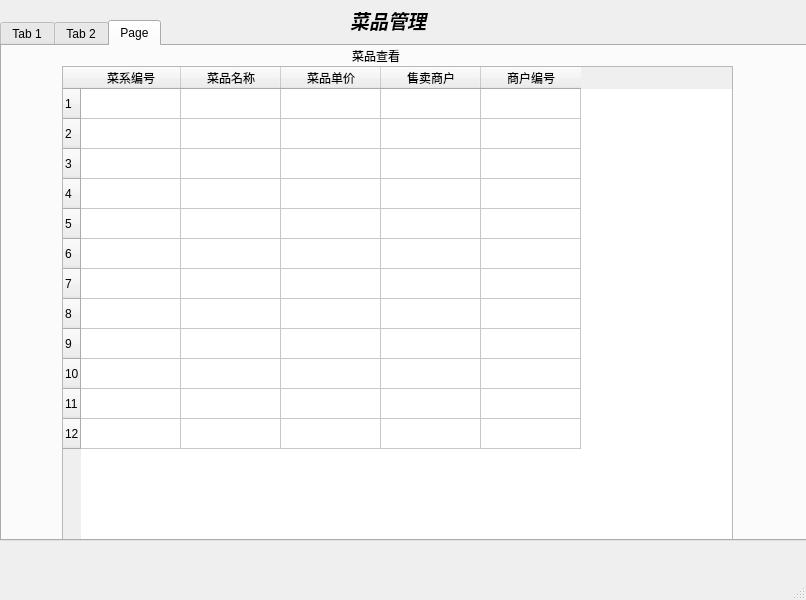
<?xml version="1.0" encoding="UTF-8"?>
<ui version="4.0">
 <class>MainWindow</class>
 <widget class="QMainWindow" name="MainWindow">
  <property name="geometry">
   <rect>
    <x>0</x>
    <y>0</y>
    <width>806</width>
    <height>600</height>
   </rect>
  </property>
  <property name="windowTitle">
   <string>MainWindow</string>
  </property>
  <widget class="QWidget" name="centralwidget">
   <widget class="QLabel" name="label">
    <property name="geometry">
     <rect>
      <x>350</x>
      <y>-10</y>
      <width>101</width>
      <height>61</height>
     </rect>
    </property>
    <property name="text">
     <string>&lt;html&gt;&lt;head/&gt;&lt;body&gt;&lt;p&gt;&lt;span style=&quot; font-size:14pt; font-weight:600; font-style:italic;&quot;&gt;菜品管理&lt;/span&gt;&lt;/p&gt;&lt;/body&gt;&lt;/html&gt;</string>
    </property>
   </widget>
   <widget class="QTabWidget" name="tabWidget">
    <property name="geometry">
     <rect>
      <x>0</x>
      <y>20</y>
      <width>811</width>
      <height>521</height>
     </rect>
    </property>
    <property name="toolTip">
     <string>&lt;html&gt;&lt;head/&gt;&lt;body&gt;&lt;p&gt;添加菜品&lt;/p&gt;&lt;/body&gt;&lt;/html&gt;</string>
    </property>
    <property name="whatsThis">
     <string>&lt;html&gt;&lt;head/&gt;&lt;body&gt;&lt;p&gt;添加菜品&lt;/p&gt;&lt;/body&gt;&lt;/html&gt;</string>
    </property>
    <property name="currentIndex">
     <number>2</number>
    </property>
    <widget class="QWidget" name="tab">
     <attribute name="title">
      <string>Tab 1</string>
     </attribute>
     <widget class="QComboBox" name="comboBox">
      <property name="geometry">
       <rect>
        <x>80</x>
        <y>70</y>
        <width>87</width>
        <height>22</height>
       </rect>
      </property>
      <item>
       <property name="text">
        <string>1</string>
       </property>
      </item>
      <item>
       <property name="text">
        <string>2</string>
       </property>
      </item>
      <item>
       <property name="text">
        <string>3</string>
       </property>
      </item>
      <item>
       <property name="text">
        <string>4</string>
       </property>
      </item>
     </widget>
     <widget class="QComboBox" name="comboBox_2">
      <property name="geometry">
       <rect>
        <x>80</x>
        <y>170</y>
        <width>87</width>
        <height>22</height>
       </rect>
      </property>
      <item>
       <property name="text">
        <string>1</string>
       </property>
      </item>
      <item>
       <property name="text">
        <string>2</string>
       </property>
      </item>
      <item>
       <property name="text">
        <string>3</string>
       </property>
      </item>
      <item>
       <property name="text">
        <string>4</string>
       </property>
      </item>
     </widget>
     <widget class="QLabel" name="label_2">
      <property name="geometry">
       <rect>
        <x>90</x>
        <y>40</y>
        <width>72</width>
        <height>15</height>
       </rect>
      </property>
      <property name="text">
       <string>选择食堂</string>
      </property>
     </widget>
     <widget class="QLabel" name="label_3">
      <property name="geometry">
       <rect>
        <x>90</x>
        <y>150</y>
        <width>72</width>
        <height>15</height>
       </rect>
      </property>
      <property name="text">
       <string>选择档口</string>
      </property>
     </widget>
     <widget class="QComboBox" name="comboBox_3">
      <property name="geometry">
       <rect>
        <x>80</x>
        <y>300</y>
        <width>87</width>
        <height>22</height>
       </rect>
      </property>
      <item>
       <property name="text">
        <string>1</string>
       </property>
      </item>
      <item>
       <property name="text">
        <string>2</string>
       </property>
      </item>
      <item>
       <property name="text">
        <string>3</string>
       </property>
      </item>
      <item>
       <property name="text">
        <string>4</string>
       </property>
      </item>
     </widget>
     <widget class="QLabel" name="label_4">
      <property name="geometry">
       <rect>
        <x>90</x>
        <y>280</y>
        <width>72</width>
        <height>15</height>
       </rect>
      </property>
      <property name="text">
       <string>菜品种类</string>
      </property>
     </widget>
     <widget class="QLabel" name="label_5">
      <property name="geometry">
       <rect>
        <x>360</x>
        <y>40</y>
        <width>72</width>
        <height>15</height>
       </rect>
      </property>
      <property name="text">
       <string>菜品名称</string>
      </property>
     </widget>
     <widget class="QLabel" name="label_6">
      <property name="geometry">
       <rect>
        <x>350</x>
        <y>160</y>
        <width>72</width>
        <height>15</height>
       </rect>
      </property>
      <property name="text">
       <string>菜品编号</string>
      </property>
     </widget>
     <widget class="QPushButton" name="pushButton">
      <property name="geometry">
       <rect>
        <x>670</x>
        <y>370</y>
        <width>91</width>
        <height>81</height>
       </rect>
      </property>
      <property name="text">
       <string>添加</string>
      </property>
     </widget>
     <widget class="QTextEdit" name="textEdit">
      <property name="geometry">
       <rect>
        <x>340</x>
        <y>70</y>
        <width>101</width>
        <height>61</height>
       </rect>
      </property>
     </widget>
     <widget class="QTextEdit" name="textEdit_2">
      <property name="geometry">
       <rect>
        <x>330</x>
        <y>180</y>
        <width>101</width>
        <height>41</height>
       </rect>
      </property>
     </widget>
     <widget class="QTextEdit" name="textEdit_5">
      <property name="geometry">
       <rect>
        <x>330</x>
        <y>290</y>
        <width>104</width>
        <height>31</height>
       </rect>
      </property>
     </widget>
     <widget class="QLabel" name="label_7">
      <property name="geometry">
       <rect>
        <x>350</x>
        <y>270</y>
        <width>72</width>
        <height>15</height>
       </rect>
      </property>
      <property name="text">
       <string>菜品价格</string>
      </property>
     </widget>
    </widget>
    <widget class="QWidget" name="tab_2">
     <attribute name="title">
      <string>Tab 2</string>
     </attribute>
     <widget class="QComboBox" name="comboBox_6">
      <property name="geometry">
       <rect>
        <x>80</x>
        <y>170</y>
        <width>87</width>
        <height>22</height>
       </rect>
      </property>
      <item>
       <property name="text">
        <string>1</string>
       </property>
      </item>
      <item>
       <property name="text">
        <string>2</string>
       </property>
      </item>
      <item>
       <property name="text">
        <string>3</string>
       </property>
      </item>
      <item>
       <property name="text">
        <string>4</string>
       </property>
      </item>
     </widget>
     <widget class="QComboBox" name="comboBox_5">
      <property name="geometry">
       <rect>
        <x>80</x>
        <y>290</y>
        <width>87</width>
        <height>22</height>
       </rect>
      </property>
      <item>
       <property name="text">
        <string>1</string>
       </property>
      </item>
      <item>
       <property name="text">
        <string>2</string>
       </property>
      </item>
      <item>
       <property name="text">
        <string>3</string>
       </property>
      </item>
      <item>
       <property name="text">
        <string>4</string>
       </property>
      </item>
     </widget>
     <widget class="QComboBox" name="comboBox_4">
      <property name="geometry">
       <rect>
        <x>80</x>
        <y>70</y>
        <width>87</width>
        <height>22</height>
       </rect>
      </property>
      <item>
       <property name="text">
        <string>1</string>
       </property>
      </item>
      <item>
       <property name="text">
        <string>2</string>
       </property>
      </item>
      <item>
       <property name="text">
        <string>3</string>
       </property>
      </item>
      <item>
       <property name="text">
        <string>4</string>
       </property>
      </item>
     </widget>
     <widget class="QLabel" name="label_8">
      <property name="geometry">
       <rect>
        <x>90</x>
        <y>50</y>
        <width>72</width>
        <height>15</height>
       </rect>
      </property>
      <property name="text">
       <string>选择食堂</string>
      </property>
     </widget>
     <widget class="QLabel" name="label_9">
      <property name="geometry">
       <rect>
        <x>90</x>
        <y>140</y>
        <width>72</width>
        <height>15</height>
       </rect>
      </property>
      <property name="text">
       <string>选择档口</string>
      </property>
     </widget>
     <widget class="QLabel" name="label_10">
      <property name="geometry">
       <rect>
        <x>80</x>
        <y>270</y>
        <width>72</width>
        <height>15</height>
       </rect>
      </property>
      <property name="text">
       <string>菜品种类</string>
      </property>
     </widget>
     <widget class="QLabel" name="label_11">
      <property name="geometry">
       <rect>
        <x>380</x>
        <y>20</y>
        <width>72</width>
        <height>15</height>
       </rect>
      </property>
      <property name="text">
       <string>菜品名称</string>
      </property>
     </widget>
     <widget class="QTextEdit" name="textEdit_3">
      <property name="geometry">
       <rect>
        <x>360</x>
        <y>50</y>
        <width>101</width>
        <height>61</height>
       </rect>
      </property>
     </widget>
     <widget class="QLabel" name="label_12">
      <property name="geometry">
       <rect>
        <x>380</x>
        <y>180</y>
        <width>72</width>
        <height>15</height>
       </rect>
      </property>
      <property name="text">
       <string>菜品编号</string>
      </property>
     </widget>
     <widget class="QTextEdit" name="textEdit_4">
      <property name="geometry">
       <rect>
        <x>360</x>
        <y>210</y>
        <width>101</width>
        <height>41</height>
       </rect>
      </property>
     </widget>
     <widget class="QPushButton" name="pushButton_2">
      <property name="geometry">
       <rect>
        <x>630</x>
        <y>330</y>
        <width>111</width>
        <height>101</height>
       </rect>
      </property>
      <property name="text">
       <string>删除</string>
      </property>
     </widget>
    </widget>
    <widget class="QWidget" name="tab_3">
     <attribute name="title">
      <string>Page</string>
     </attribute>
     <widget class="QLabel" name="label_13">
      <property name="geometry">
       <rect>
        <x>350</x>
        <y>0</y>
        <width>72</width>
        <height>20</height>
       </rect>
      </property>
      <property name="text">
       <string>菜品查看</string>
      </property>
     </widget>
     <widget class="QTableWidget" name="tableWidget">
      <property name="geometry">
       <rect>
        <x>60</x>
        <y>20</y>
        <width>671</width>
        <height>491</height>
       </rect>
      </property>
      <row>
       <property name="text">
        <string>1</string>
       </property>
      </row>
      <row>
       <property name="text">
        <string>2</string>
       </property>
      </row>
      <row>
       <property name="text">
        <string>3</string>
       </property>
      </row>
      <row>
       <property name="text">
        <string>4</string>
       </property>
      </row>
      <row>
       <property name="text">
        <string>5</string>
       </property>
      </row>
      <row>
       <property name="text">
        <string>6</string>
       </property>
      </row>
      <row>
       <property name="text">
        <string>7</string>
       </property>
      </row>
      <row>
       <property name="text">
        <string>8</string>
       </property>
      </row>
      <row>
       <property name="text">
        <string>9</string>
       </property>
      </row>
      <row>
       <property name="text">
        <string>10</string>
       </property>
      </row>
      <row>
       <property name="text">
        <string>11</string>
       </property>
      </row>
      <row>
       <property name="text">
        <string>12</string>
       </property>
      </row>
      <column>
       <property name="text">
        <string>菜系编号</string>
       </property>
      </column>
      <column>
       <property name="text">
        <string>菜品名称</string>
       </property>
      </column>
      <column>
       <property name="text">
        <string>菜品单价</string>
       </property>
      </column>
      <column>
       <property name="text">
        <string>售卖商户</string>
       </property>
      </column>
      <column>
       <property name="text">
        <string>商户编号</string>
       </property>
      </column>
     </widget>
    </widget>
   </widget>
  </widget>
  <widget class="QMenuBar" name="menubar">
   <property name="geometry">
    <rect>
     <x>0</x>
     <y>0</y>
     <width>806</width>
     <height>26</height>
    </rect>
   </property>
  </widget>
  <widget class="QStatusBar" name="statusbar"/>
 </widget>
 <resources/>
 <connections/>
</ui>
